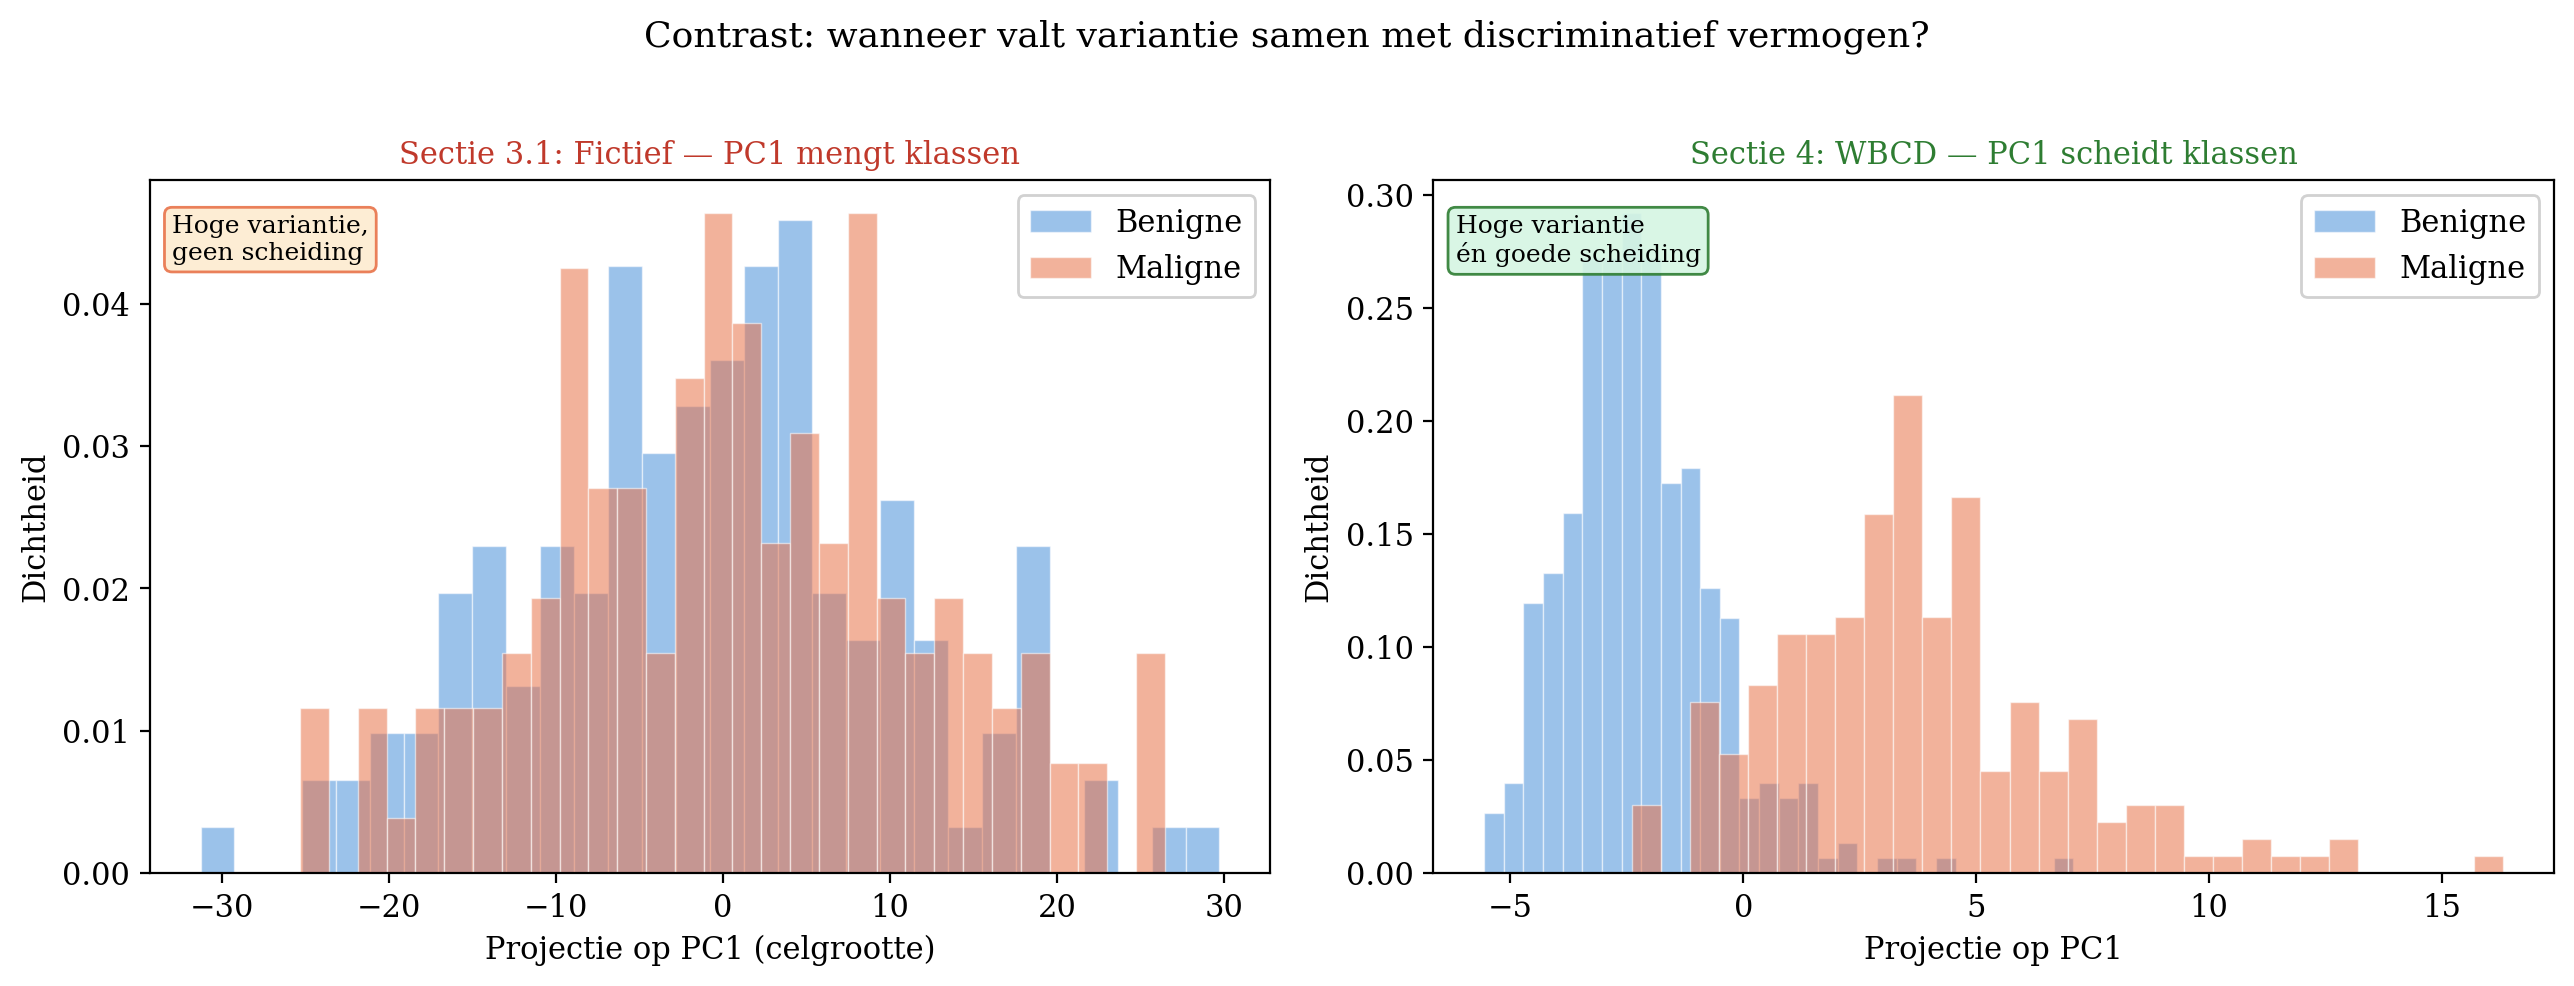

Source code (Python):
import numpy as np
import matplotlib.pyplot as plt
from sklearn.datasets import load_breast_cancer
from sklearn.preprocessing import StandardScaler
from sklearn.decomposition import PCA


plt.rcParams.update({
    'font.size': 11,
    'axes.titlesize': 10,
    'axes.labelsize': 8,
    'figure.dpi': 150,
    'savefig.dpi': 150,
    'savefig.bbox': 'tight',
    'font.family': 'serif',
})

colors = {1: '#4A90D9', 0: '#E8734A'}

np.random.seed(42)
n_fict = 300


X_benign_fict = np.column_stack([
    np.random.normal(50, 12, n_fict // 2),
    np.random.normal(1.5, 0.4, n_fict // 2)
])
X_malign_fict = np.column_stack([
    np.random.normal(50, 12, n_fict // 2),
    np.random.normal(3.5, 0.4, n_fict // 2)
])
X_fict = np.vstack([X_benign_fict, X_malign_fict])
y_fict = np.array([1] * (n_fict // 2) + [0] * (n_fict // 2))


X_fict_centered = X_fict - X_fict.mean(axis=0)
pca_fict = PCA()
X_fict_pca = pca_fict.fit_transform(X_fict_centered)

data = load_breast_cancer()
X_real = StandardScaler().fit_transform(data.data)
y_real = data.target

pca_real = PCA()
X_real_pca = pca_real.fit_transform(X_real)

fig, axes = plt.subplots(1, 2, figsize=(13, 4.8))


ax = axes[0]
for cls, label in [(1, 'Benigne'), (0, 'Maligne')]:
    mask = y_fict == cls
    ax.hist(X_fict_pca[mask, 0], bins=30, alpha=0.55, color=colors[cls],
            label=label, density=True, edgecolor='white', linewidth=0.5)
ax.set_xlabel('Projectie op PC1 (celgrootte)')
ax.set_ylabel('Dichtheid')
ax.set_title('Sectie 3.1: Fictief — PC1 mengt klassen', fontsize=11, color='#C0392B')
ax.legend(framealpha=0.9)
ax.text(0.02, 0.95, 'Hoge variantie,\ngeen scheiding',
        transform=ax.transAxes, fontsize=9, va='top',
        bbox=dict(facecolor='#FDEBD0', edgecolor='#E8734A', alpha=0.9, boxstyle='round,pad=0.3'))


ax = axes[1]
for cls, label in [(1, 'Benigne'), (0, 'Maligne')]:
    mask = y_real == cls
    ax.hist(X_real_pca[mask, 0], bins=30, alpha=0.55, color=colors[cls],
            label=label, density=True, edgecolor='white', linewidth=0.5)
ax.set_xlabel('Projectie op PC1')
ax.set_ylabel('Dichtheid')
ax.set_title('Sectie 4: WBCD — PC1 scheidt klassen', fontsize=11, color='#2E7D32')
ax.legend(framealpha=0.9)
ax.text(0.02, 0.95, 'Hoge variantie\nén goede scheiding',
        transform=ax.transAxes, fontsize=9, va='top',
        bbox=dict(facecolor='#D5F5E3', edgecolor='#2E7D32', alpha=0.9, boxstyle='round,pad=0.3'))

plt.suptitle('Contrast: wanneer valt variantie samen met discriminatief vermogen?', fontsize=13, y=1)
plt.tight_layout()
plt.savefig('fig_s4_contrast.png')
plt.show()
